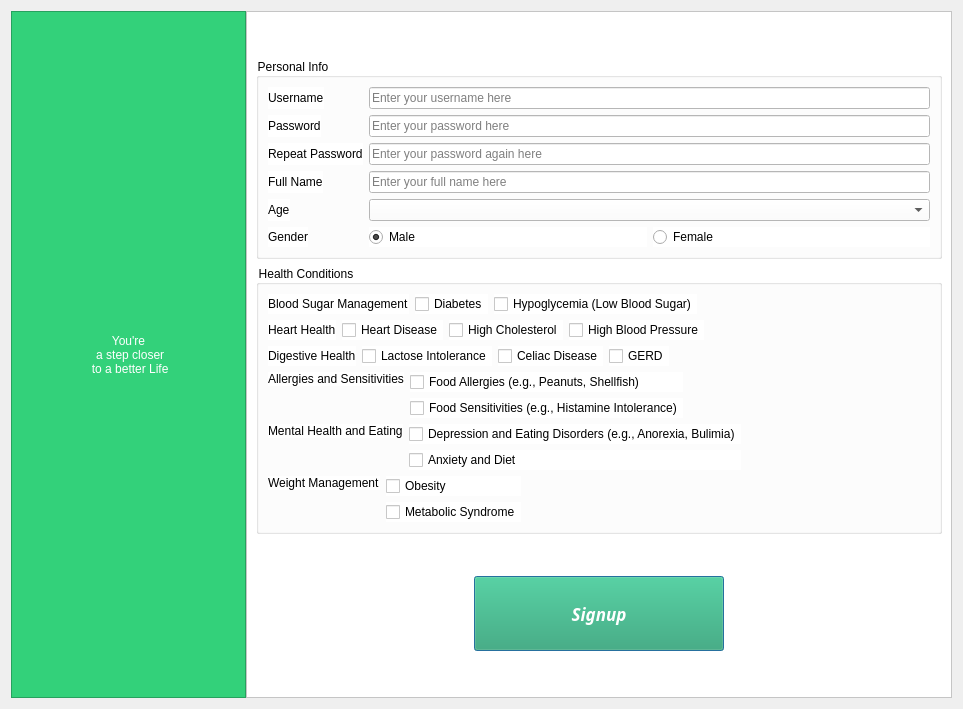
<?xml version="1.0" encoding="UTF-8"?>
<ui version="4.0">
 <class>SignUpDialog</class>
 <widget class="QDialog" name="SignUpDialog">
  <property name="geometry">
   <rect>
    <x>0</x>
    <y>0</y>
    <width>963</width>
    <height>709</height>
   </rect>
  </property>
  <property name="windowTitle">
   <string>Sign-Up</string>
  </property>
  <layout class="QGridLayout" name="gridLayout">
   <item row="0" column="0">
    <layout class="QHBoxLayout" name="horizontalLayout" stretch="1,3">
     <property name="spacing">
      <number>0</number>
     </property>
     <item>
      <widget class="QFrame" name="leftFrame">
       <property name="styleSheet">
        <string notr="true">background-color: rgb(51, 209, 122);</string>
       </property>
       <property name="frameShape">
        <enum>QFrame::StyledPanel</enum>
       </property>
       <property name="frameShadow">
        <enum>QFrame::Raised</enum>
       </property>
       <layout class="QVBoxLayout" name="verticalLayout">
        <item>
         <widget class="QLabel" name="welcomeLabel">
          <property name="styleSheet">
           <string notr="true">font: 100 italic 32pt &quot;Ubuntu Sans&quot; ;
color: rgb(255, 255, 255);</string>
          </property>
          <property name="text">
           <string>You're
 a step closer
 to a better Life</string>
          </property>
          <property name="textFormat">
           <enum>Qt::AutoText</enum>
          </property>
          <property name="alignment">
           <set>Qt::AlignCenter</set>
          </property>
         </widget>
        </item>
       </layout>
      </widget>
     </item>
     <item>
      <widget class="QFrame" name="rightFrame">
       <property name="enabled">
        <bool>true</bool>
       </property>
       <property name="sizePolicy">
        <sizepolicy hsizetype="Preferred" vsizetype="Expanding">
         <horstretch>0</horstretch>
         <verstretch>0</verstretch>
        </sizepolicy>
       </property>
       <property name="styleSheet">
        <string notr="true">background-color: rgb(255, 255, 255);</string>
       </property>
       <property name="frameShape">
        <enum>QFrame::StyledPanel</enum>
       </property>
       <property name="frameShadow">
        <enum>QFrame::Raised</enum>
       </property>
       <layout class="QGridLayout" name="gridLayout_4">
        <item row="1" column="0">
         <layout class="QVBoxLayout" name="verticalLayout_2">
          <item>
           <widget class="QGroupBox" name="personalInfoGroupBox">
            <property name="maximumSize">
             <size>
              <width>700</width>
              <height>700</height>
             </size>
            </property>
            <property name="styleSheet">
             <string notr="true">color: rgb(0, 0, 0);</string>
            </property>
            <property name="title">
             <string>Personal Info</string>
            </property>
            <layout class="QGridLayout" name="gridLayout_2">
             <item row="0" column="0">
              <layout class="QFormLayout" name="formLayout">
               <item row="0" column="0">
                <widget class="QLabel" name="usernameLabel">
                 <property name="styleSheet">
                  <string notr="true">font: 100 italic 13pt &quot;Ubuntu Sans&quot; ;
color: rgb(0, 0, 0);</string>
                 </property>
                 <property name="text">
                  <string>Username</string>
                 </property>
                </widget>
               </item>
               <item row="0" column="1">
                <widget class="QLineEdit" name="usernameLineEdit">
                 <property name="autoFillBackground">
                  <bool>false</bool>
                 </property>
                 <property name="styleSheet">
                  <string notr="true">color: rgb(0, 0, 0);</string>
                 </property>
                 <property name="text">
                  <string/>
                 </property>
                 <property name="echoMode">
                  <enum>QLineEdit::Normal</enum>
                 </property>
                 <property name="placeholderText">
                  <string>Enter your username here</string>
                 </property>
                 <property name="clearButtonEnabled">
                  <bool>false</bool>
                 </property>
                </widget>
               </item>
               <item row="1" column="0">
                <widget class="QLabel" name="passwordLabel">
                 <property name="styleSheet">
                  <string notr="true">font: 100 italic 13pt &quot;Ubuntu Sans&quot; ;
color: rgb(0, 0, 0);</string>
                 </property>
                 <property name="text">
                  <string>Password</string>
                 </property>
                </widget>
               </item>
               <item row="1" column="1">
                <widget class="QLineEdit" name="passwordLineEdit">
                 <property name="styleSheet">
                  <string notr="true">color: rgb(0, 0, 0);</string>
                 </property>
                 <property name="text">
                  <string/>
                 </property>
                 <property name="echoMode">
                  <enum>QLineEdit::Password</enum>
                 </property>
                 <property name="placeholderText">
                  <string>Enter your password here</string>
                 </property>
                </widget>
               </item>
               <item row="2" column="0">
                <widget class="QLabel" name="repeatPasswordLabel">
                 <property name="styleSheet">
                  <string notr="true">font: 100 italic 13pt &quot;Ubuntu Sans&quot; ;
color: rgb(0, 0, 0);</string>
                 </property>
                 <property name="text">
                  <string>Repeat Password</string>
                 </property>
                </widget>
               </item>
               <item row="2" column="1">
                <widget class="QLineEdit" name="repeatPasswordLineEdit">
                 <property name="autoFillBackground">
                  <bool>false</bool>
                 </property>
                 <property name="styleSheet">
                  <string notr="true">color: rgb(0, 0, 0);</string>
                 </property>
                 <property name="text">
                  <string/>
                 </property>
                 <property name="echoMode">
                  <enum>QLineEdit::Password</enum>
                 </property>
                 <property name="placeholderText">
                  <string>Enter your password again here</string>
                 </property>
                 <property name="clearButtonEnabled">
                  <bool>false</bool>
                 </property>
                </widget>
               </item>
               <item row="3" column="0">
                <widget class="QLabel" name="fullNameLabel">
                 <property name="styleSheet">
                  <string notr="true">font: 100 italic 13pt &quot;Ubuntu Sans&quot; ;
color: rgb(0, 0, 0);</string>
                 </property>
                 <property name="text">
                  <string>Full Name</string>
                 </property>
                </widget>
               </item>
               <item row="3" column="1">
                <widget class="QLineEdit" name="fullNameLineEdit">
                 <property name="autoFillBackground">
                  <bool>false</bool>
                 </property>
                 <property name="styleSheet">
                  <string notr="true">color: rgb(0, 0, 0);</string>
                 </property>
                 <property name="text">
                  <string/>
                 </property>
                 <property name="echoMode">
                  <enum>QLineEdit::Normal</enum>
                 </property>
                 <property name="placeholderText">
                  <string>Enter your full name here</string>
                 </property>
                 <property name="clearButtonEnabled">
                  <bool>false</bool>
                 </property>
                </widget>
               </item>
               <item row="4" column="0">
                <widget class="QLabel" name="ageLabel">
                 <property name="styleSheet">
                  <string notr="true">font: 100 italic 13pt &quot;Ubuntu Sans&quot; ;
color: rgb(0, 0, 0);</string>
                 </property>
                 <property name="text">
                  <string>Age</string>
                 </property>
                </widget>
               </item>
               <item row="4" column="1">
                <widget class="QComboBox" name="ageComboBox">
                 <property name="styleSheet">
                  <string notr="true">color: rgb(0, 0, 0);</string>
                 </property>
                 <property name="editable">
                  <bool>false</bool>
                 </property>
                 <property name="currentText">
                  <string/>
                 </property>
                </widget>
               </item>
               <item row="5" column="0">
                <widget class="QLabel" name="genderLabel">
                 <property name="styleSheet">
                  <string notr="true">font: 100 italic 13pt &quot;Ubuntu Sans&quot; ;
color: rgb(0, 0, 0);</string>
                 </property>
                 <property name="text">
                  <string>Gender</string>
                 </property>
                </widget>
               </item>
               <item row="5" column="1">
                <layout class="QHBoxLayout" name="horizontalLayout_2">
                 <item>
                  <widget class="QRadioButton" name="maleRadioButton">
                   <property name="styleSheet">
                    <string notr="true">color: rgb(0, 0, 0);</string>
                   </property>
                   <property name="text">
                    <string>Male</string>
                   </property>
                   <property name="checked">
                    <bool>true</bool>
                   </property>
                  </widget>
                 </item>
                 <item>
                  <widget class="QRadioButton" name="femaleRadioButton">
                   <property name="styleSheet">
                    <string notr="true">color: rgb(0, 0, 0);</string>
                   </property>
                   <property name="text">
                    <string>Female</string>
                   </property>
                  </widget>
                 </item>
                </layout>
               </item>
              </layout>
             </item>
            </layout>
           </widget>
          </item>
          <item>
           <widget class="QGroupBox" name="healthConditionsGroupBox">
            <property name="maximumSize">
             <size>
              <width>700</width>
              <height>700</height>
             </size>
            </property>
            <property name="styleSheet">
             <string notr="true">color: rgb(0, 0, 0);</string>
            </property>
            <property name="title">
             <string>Health Conditions</string>
            </property>
            <layout class="QGridLayout" name="gridLayout_3">
             <item row="0" column="0">
              <layout class="QFormLayout" name="formLayout_2">
               <item row="0" column="0">
                <layout class="QHBoxLayout" name="bloodSugarManagementLayout">
                 <item>
                  <widget class="QLabel" name="bloodSugarManagementLabel">
                   <property name="styleSheet">
                    <string notr="true">font: 100 italic 13pt &quot;Ubuntu Sans&quot; ;
color: rgb(0, 0, 0);</string>
                   </property>
                   <property name="text">
                    <string>Blood Sugar Management</string>
                   </property>
                  </widget>
                 </item>
                 <item>
                  <widget class="QCheckBox" name="diabetescheckBox">
                   <property name="text">
                    <string>Diabetes</string>
                   </property>
                  </widget>
                 </item>
                 <item>
                  <widget class="QCheckBox" name="HypoglycemiaCheckBox">
                   <property name="text">
                    <string>Hypoglycemia (Low Blood Sugar)</string>
                   </property>
                  </widget>
                 </item>
                </layout>
               </item>
               <item row="1" column="0">
                <layout class="QHBoxLayout" name="heartHealthLayout">
                 <item>
                  <widget class="QLabel" name="heartHealthLabel">
                   <property name="styleSheet">
                    <string notr="true">font: 100 italic 13pt &quot;Ubuntu Sans&quot; ;
color: rgb(0, 0, 0);</string>
                   </property>
                   <property name="text">
                    <string>Heart Health</string>
                   </property>
                  </widget>
                 </item>
                 <item>
                  <widget class="QCheckBox" name="heartDiseaseCheckBox">
                   <property name="text">
                    <string>Heart Disease</string>
                   </property>
                  </widget>
                 </item>
                 <item>
                  <widget class="QCheckBox" name="highCholesterolCheckBox">
                   <property name="text">
                    <string>High Cholesterol</string>
                   </property>
                  </widget>
                 </item>
                 <item>
                  <widget class="QCheckBox" name="highBloodPressCheckBox">
                   <property name="text">
                    <string>High Blood Pressure</string>
                   </property>
                  </widget>
                 </item>
                </layout>
               </item>
               <item row="2" column="0">
                <layout class="QHBoxLayout" name="digistiveHealthLayout">
                 <item>
                  <widget class="QLabel" name="digistiveHealthLabel">
                   <property name="styleSheet">
                    <string notr="true">font: 100 italic 13pt &quot;Ubuntu Sans&quot; ;
color: rgb(0, 0, 0);</string>
                   </property>
                   <property name="text">
                    <string>Digestive Health</string>
                   </property>
                  </widget>
                 </item>
                 <item>
                  <widget class="QCheckBox" name="lactoseIntolerancecheckBox">
                   <property name="text">
                    <string>Lactose Intolerance</string>
                   </property>
                  </widget>
                 </item>
                 <item>
                  <widget class="QCheckBox" name="digistiveHealthCheckBox">
                   <property name="text">
                    <string>Celiac Disease</string>
                   </property>
                  </widget>
                 </item>
                 <item>
                  <widget class="QCheckBox" name="GERDCheckBox">
                   <property name="text">
                    <string>GERD</string>
                   </property>
                  </widget>
                 </item>
                </layout>
               </item>
               <item row="3" column="0">
                <layout class="QHBoxLayout" name="allegriesSensLayout" stretch="0,1">
                 <property name="spacing">
                  <number>6</number>
                 </property>
                 <item alignment="Qt::AlignTop">
                  <widget class="QLabel" name="allergiesSenLabel">
                   <property name="styleSheet">
                    <string notr="true">font: 100 italic 13pt &quot;Ubuntu Sans&quot; ;
color: rgb(0, 0, 0);</string>
                   </property>
                   <property name="text">
                    <string>Allergies and Sensitivities</string>
                   </property>
                  </widget>
                 </item>
                 <item>
                  <layout class="QVBoxLayout" name="verticalLayout_3">
                   <item>
                    <widget class="QCheckBox" name="foodAllegriesCheckBox">
                     <property name="text">
                      <string>Food Allergies (e.g., Peanuts, Shellfish)</string>
                     </property>
                    </widget>
                   </item>
                   <item>
                    <widget class="QCheckBox" name="foodSensCheckBox_3">
                     <property name="text">
                      <string>Food Sensitivities (e.g., Histamine Intolerance)</string>
                     </property>
                    </widget>
                   </item>
                  </layout>
                 </item>
                </layout>
               </item>
               <item row="4" column="0">
                <layout class="QHBoxLayout" name="mentalHealthLayout">
                 <item alignment="Qt::AlignTop">
                  <widget class="QLabel" name="MentalHealthLabel">
                   <property name="styleSheet">
                    <string notr="true">font: 100 italic 13pt &quot;Ubuntu Sans&quot; ;
color: rgb(0, 0, 0);</string>
                   </property>
                   <property name="text">
                    <string>Mental Health and Eating</string>
                   </property>
                  </widget>
                 </item>
                 <item>
                  <layout class="QVBoxLayout" name="verticalLayout_4">
                   <item>
                    <widget class="QCheckBox" name="depressionCheckBox">
                     <property name="text">
                      <string>Depression and Eating Disorders (e.g., Anorexia, Bulimia)</string>
                     </property>
                    </widget>
                   </item>
                   <item>
                    <widget class="QCheckBox" name="anxietySensCheckBox">
                     <property name="text">
                      <string>Anxiety and Diet</string>
                     </property>
                    </widget>
                   </item>
                  </layout>
                 </item>
                </layout>
               </item>
               <item row="5" column="0">
                <layout class="QHBoxLayout" name="weightManagementLayout">
                 <item alignment="Qt::AlignTop">
                  <widget class="QLabel" name="weightManagmentLabel">
                   <property name="styleSheet">
                    <string notr="true">font: 100 italic 13pt &quot;Ubuntu Sans&quot; ;
color: rgb(0, 0, 0);</string>
                   </property>
                   <property name="text">
                    <string>Weight Management</string>
                   </property>
                  </widget>
                 </item>
                 <item>
                  <layout class="QVBoxLayout" name="verticalLayout_5">
                   <item>
                    <widget class="QCheckBox" name="obesityCheckBox">
                     <property name="text">
                      <string>Obesity</string>
                     </property>
                    </widget>
                   </item>
                   <item>
                    <widget class="QCheckBox" name="metabolicCheckBox">
                     <property name="text">
                      <string>Metabolic Syndrome</string>
                     </property>
                    </widget>
                   </item>
                  </layout>
                 </item>
                </layout>
               </item>
              </layout>
             </item>
            </layout>
           </widget>
          </item>
          <item>
           <spacer name="verticalSpacer">
            <property name="orientation">
             <enum>Qt::Vertical</enum>
            </property>
            <property name="sizeHint" stdset="0">
             <size>
              <width>20</width>
              <height>40</height>
             </size>
            </property>
           </spacer>
          </item>
          <item alignment="Qt::AlignHCenter|Qt::AlignVCenter">
           <widget class="QPushButton" name="signUpButton">
            <property name="enabled">
             <bool>true</bool>
            </property>
            <property name="sizePolicy">
             <sizepolicy hsizetype="Minimum" vsizetype="Expanding">
              <horstretch>0</horstretch>
              <verstretch>0</verstretch>
             </sizepolicy>
            </property>
            <property name="minimumSize">
             <size>
              <width>250</width>
              <height>75</height>
             </size>
            </property>
            <property name="maximumSize">
             <size>
              <width>50</width>
              <height>50</height>
             </size>
            </property>
            <property name="font">
             <font>
              <family>Ubuntu Sans</family>
              <pointsize>13</pointsize>
              <italic>true</italic>
              <bold>true</bold>
             </font>
            </property>
            <property name="styleSheet">
             <string notr="true">font: 100 bold  italic 13pt &quot;Ubuntu Sans&quot; ;
background-color: rgb(38, 162, 105);
color: rgb(255, 255, 255);</string>
            </property>
            <property name="text">
             <string>Signup</string>
            </property>
           </widget>
          </item>
         </layout>
        </item>
        <item row="2" column="0">
         <spacer name="verticalSpacer_2">
          <property name="orientation">
           <enum>Qt::Vertical</enum>
          </property>
          <property name="sizeHint" stdset="0">
           <size>
            <width>20</width>
            <height>40</height>
           </size>
          </property>
         </spacer>
        </item>
        <item row="0" column="0">
         <spacer name="verticalSpacer_3">
          <property name="orientation">
           <enum>Qt::Vertical</enum>
          </property>
          <property name="sizeHint" stdset="0">
           <size>
            <width>20</width>
            <height>40</height>
           </size>
          </property>
         </spacer>
        </item>
       </layout>
      </widget>
     </item>
    </layout>
   </item>
  </layout>
 </widget>
 <resources/>
 <connections/>
</ui>
